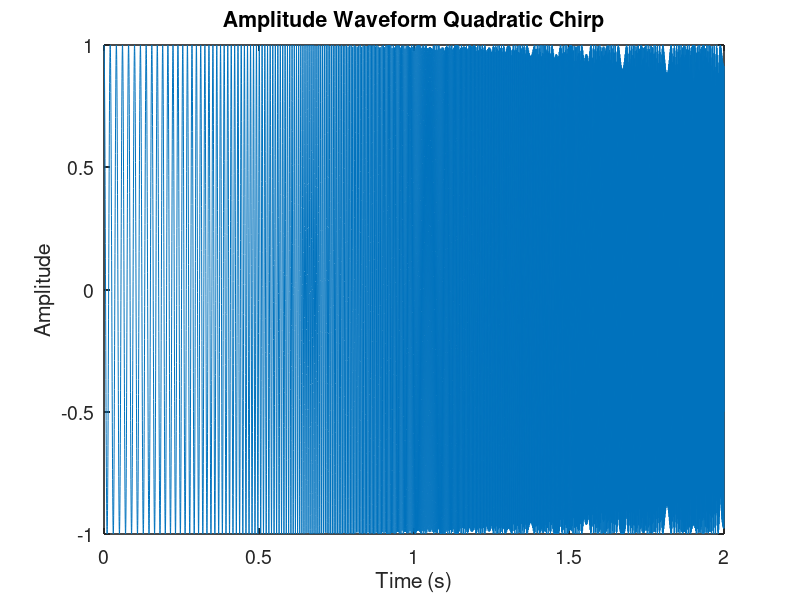

Write MATLAB code to recreate this figure. (Note: this script raises an error after producing the figure.)
clear all, close all, clc

%%Quadratic Chirp Amplitude Waveform, Spectrogram, and Power Spectrum

fs = 5000;      % sample rate
dt = 1/fs;      % frequency resolution
t  = 0:dt:2;    % time vector
f0 = 50;        % start frequency of chirp
f1 = 1000;      % max frequency of chirp
t1 = 2;         % chirp length in seconds

x = chirp(t,f0,t1,f1,'quadratic');

soundsc(x,fs)
figure
plot(t,x)
t_plot = plot(t,x);
set(gca,'LineWidth',1.2,'FontSize',14);
title('Amplitude Waveform Quadratic Chirp')
xlabel('Time (s)')
ylabel('Amplitude')
print('images/AmplitudeWaveformQuadraticChirp','-dpng')

%%
figure
spectrogram(x,128,120,128,fs,'yaxis')   %hamming window, 128/2 + 1 = 65 frequency bins, 120 sample overlap
title('Spectrogram Quadratic Chirp')
colormap jet
set(gca,'LineWidth',1.2,'FontSize',14);
set(gcf,'Position',[100 100 550 200]);
print('images/SpectrogramQuadraticChirp','-dpng')

%%
n = length(t);
xhat = fft(x,n);
PDS = xhat.*conj(xhat)/n;
freq = 1/(dt*n)*(0:n);
L = 1:floor(n/2);

figure
plot(freq(L),PDS(L),'LineWidth',2.5)
set(gca,'FontSize',14)
xlabel('Frequency (Hz)')
ylabel('Power')
title('Power Spectrum Quadratic Chirp')
print('images/PowerSpectrumQuadraticChirp','-dpng')
